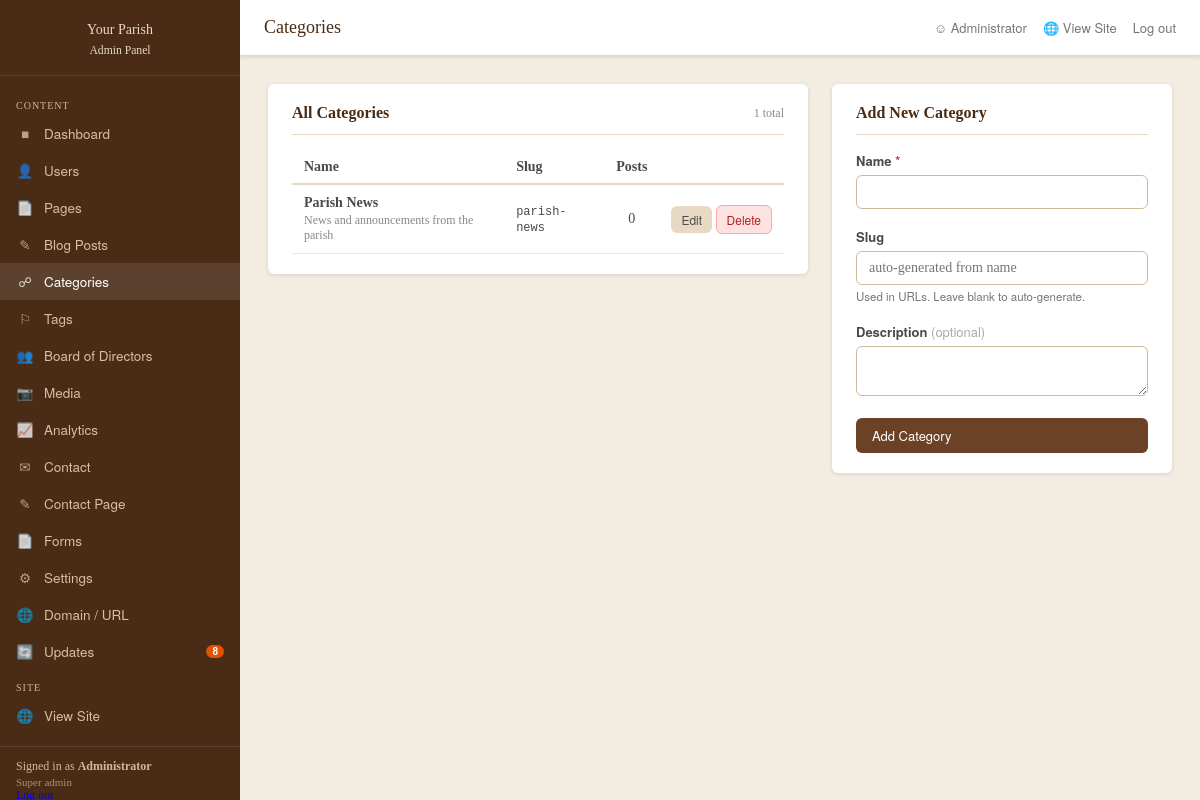
Before: /admin/categories.php (signed in) with the older database file.
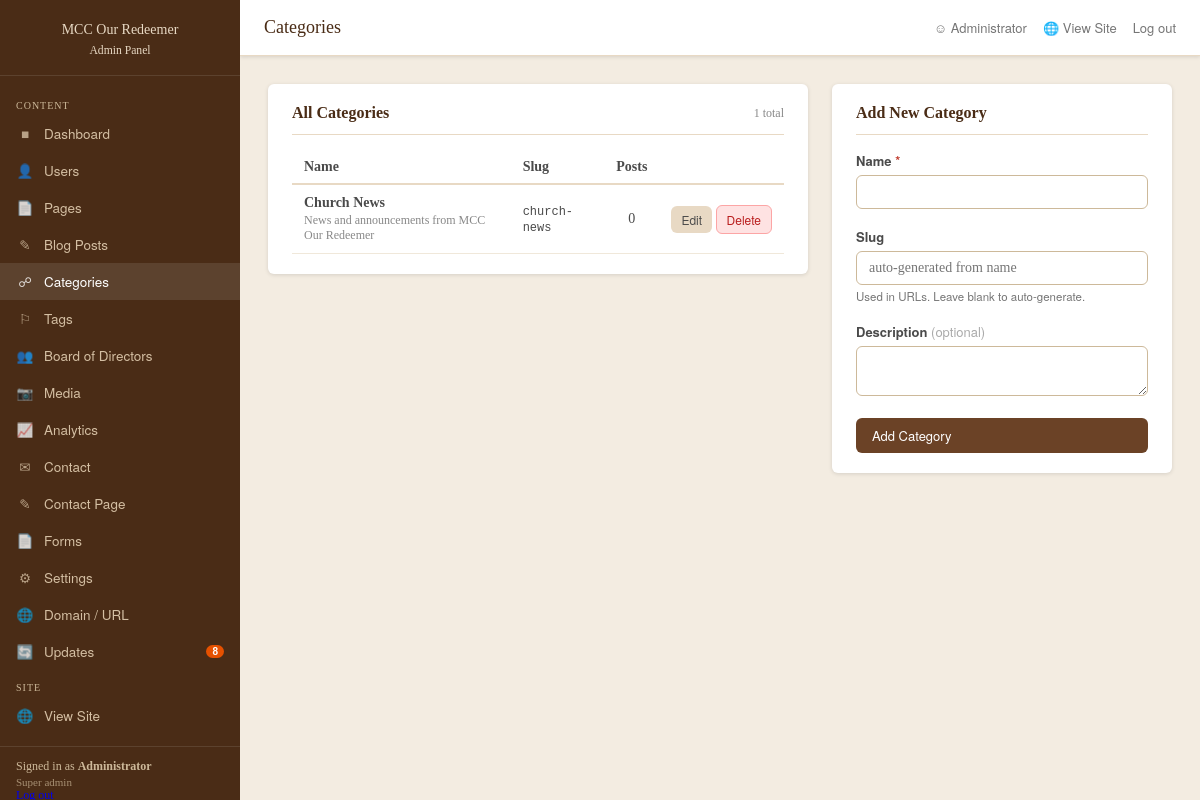
After: the same page with the newer database file.
### tables this page shows
CREATE TABLE IF NOT EXISTS `categories` (
  `id`           INT UNSIGNED AUTO_INCREMENT PRIMARY KEY,
  `site_id`      INT UNSIGNED NOT NULL DEFAULT 1,
  `name`         VARCHAR(120) NOT NULL,
  `slug`         VARCHAR(120) NOT NULL,
  `description`  TEXT DEFAULT NULL,
  UNIQUE KEY `idx_site_slug` (`site_id`, `slug`)
);

### core/helpers.php (called while the page is built, shortened)
<?php
function h(?string $str): string {
    return htmlspecialchars($str ?? '', ENT_QUOTES | ENT_SUBSTITUTE, 'UTF-8');
}
function siteUrl(string $path = ''): string {
    return rtrim(SITE_URL, '/') . '/' . ltrim($path, '/');
}
function setting(string $key, string $default = ''): string {
    return Database::setting($key, $default);
}
    ?>

### core/Database.php (called while the page is built, shortened)
<?php
class Database {
    private static ?PDO   $pdo              = null;
    private static int    $siteId           = 0;
    private static array  $settingsCache    = [];
    public static function get(): PDO {
        if (self::$pdo === null) {
            $dsn = sprintf('mysql:host=%s;dbname=%s;charset=%s', DB_HOST, DB_NAME, DB_CHARSET);
            $opts = [
                PDO::ATTR_ERRMODE            => PDO::ERRMODE_EXCEPTION,
                PDO::ATTR_DEFAULT_FETCH_MODE => PDO::FETCH_ASSOC,
                PDO::ATTR_EMULATE_PREPARES   => false,
            ];
            self::$pdo = new PDO($dsn, DB_USER, DB_PASS, $opts);
            if (defined('NETWORK_MODE') && NETWORK_MODE && defined('SITE_ID') && SITE_ID === 0) {
                self::resolveSubdomain(SITE_SUBDOMAIN);
            } else {
                self::$siteId = defined('SITE_ID') ? (int) SITE_ID : 1;
            }
        }
        return self::$pdo;
    }
    public static function siteId(): int {
        return self::$siteId ?: 1;
    }
    public static function query(string $sql, array $params = []): PDOStatement {
        $stmt = self::get()->prepare($sql);
        $stmt->execute($params);
        return $stmt;
    }
    public static function fetchAll(string $sql, array $params = []): array {
        return self::query($sql, $params)->fetchAll();
    }
    private static function loadSettings(): void {
        try {
            $rows = self::fetchAll(
                "SELECT `key`, `value` FROM settings WHERE site_id = ?",
                [self::siteId()]
            );
            foreach ($rows as $r) {
                self::$settingsCache[$r['key']] = $r['value'];
            }
        } catch (\PDOException) {
        }
    }
    public static function setting(string $key, string $default = ''): string {
        self::loadSettings();
        return array_key_exists($key, self::$settingsCache)
            ? (string) self::$settingsCache[$key]
            : $default;
    }
}

### admin/categories.php (the view, shortened to what the changed rows need)
<?php
require_once BASE_PATH . '/core/Database.php';
require_once BASE_PATH . '/core/helpers.php';
require_once __DIR__ . '/layout.php';
$siteId = Database::siteId();
$categories = Database::fetchAll(
    "SELECT c.*, COUNT(p.id) AS post_count
     FROM categories c
     LEFT JOIN posts p ON p.category_id = c.id AND p.site_id = ?
     WHERE c.site_id = ?
     GROUP BY c.id
     ORDER BY c.name ASC",
    [$siteId, $siteId]
);
$editing = null;
adminLayout('Categories', function() use ($categories, $errors, $editing) {
?>
<div style="display:grid; grid-template-columns:1fr 340px; gap:24px; align-items:start;">
  <div class="card">
    <div class="card-header" style="display:flex; align-items:center; justify-content:space-between;">
      <h2 class="card-title">All Categories</h2>
    </div>
    <?php if (!$categories): ?>
      <p style="color:#888; font-style:italic; text-align:center; padding:24px 0;">
        No categories yet. Add one using the form.
      </p>
    <?php else: ?>
    <table style="width:100%; border-collapse:collapse; font-size:14px;">
      <thead>
        <tr style="border-bottom:2px solid #e8d9c4; text-align:left;">
          <th style="padding:8px 12px;">Name</th>
          <th style="padding:8px 12px;">Slug</th>
          <th style="padding:8px 12px; text-align:center;">Posts</th>
          <th style="padding:8px 12px;"></th>
        </tr>
      </thead>
      <tbody>
        <?php foreach ($categories as $cat): ?>
        <tr style="border-bottom:1px solid #f0e8da; <?= ($editing && (int)$editing['id'] === (int)$cat['id']) ? 'background:#fdf6ec;' : '' ?>">
          <td style="padding:10px 12px; font-weight:600;"><?= h($cat['name']) ?>
            <?php if ($cat['description']): ?>
              <div style="font-size:12px; font-weight:400; color:#888; margin-top:2px;"><?= h($cat['description']) ?></div>
            <?php endif; ?>
          </td>
          <td style="padding:10px 12px;"><code style="font-size:12px;"><?= h($cat['slug']) ?></code></td>
          <td style="padding:10px 12px; text-align:center;"><?= (int)$cat['post_count'] ?></td>
          <td style="padding:10px 12px; text-align:right; white-space:nowrap;">
            <a href="<?= siteUrl('admin/categories?edit=' . $cat['id']) ?>"
               class="btn btn-secondary btn-sm">Edit</a>
            <form method="post" style="display:inline;"
                  onsubmit="return confirm('Delete &ldquo;<?= h(addslashes($cat['name'])) ?>&rdquo;? Posts in this category will become uncategorized.')">
              <button type="submit" class="btn btn-sm"
                      style="background:#fee2e2; color:#b91c1c; border:1px solid #fca5a5;">Delete</button>
            </form>
          </td>
        </tr>
        <?php endforeach; ?>
      </tbody>
    </table>
    <?php endif; ?>
  </div>
  <div>
    <div class="card">
      <div class="card-header">
        <h2 class="card-title"><?= $editing ? 'Edit Category' : 'Add New Category' ?></h2>
      </div>
    </div>
  </div>
</div>
<?php }); ?>

### admin/layout.php (shortened to what the changed rows need)
<?php
function adminLayout(string $pageTitle, callable $body): void {
    $siteName = setting('site_name', 'Your Parish');
?><!DOCTYPE html>
<html lang="en">
<head>
<link rel="stylesheet" href="<?= siteUrl('public/assets/css/admin.css') ?>">
</head>
<body>
<div class="admin-wrap">
  <aside class="sidebar" id="sidebar">
    <div class="sidebar-logo">
      <h1><?= h($siteName) ?><br><small>Admin Panel</small></h1>
    </div>
  </aside>
  <div class="main">
    <div class="content">
      <?php $body(); ?>
    </div>
  </div>
</div>
</body>
</html>
<?php } ?>

Changed rows visible on the page:
changed categories: name "Parish News" → "Church News"; description "News and announcements from the parish" → "News and announcements from MCC Our Redeemer"; slug "parish-news" → "church-news"
Other visible differences:
$siteName: "Your Parish" → "MCC Our Redeemer"
